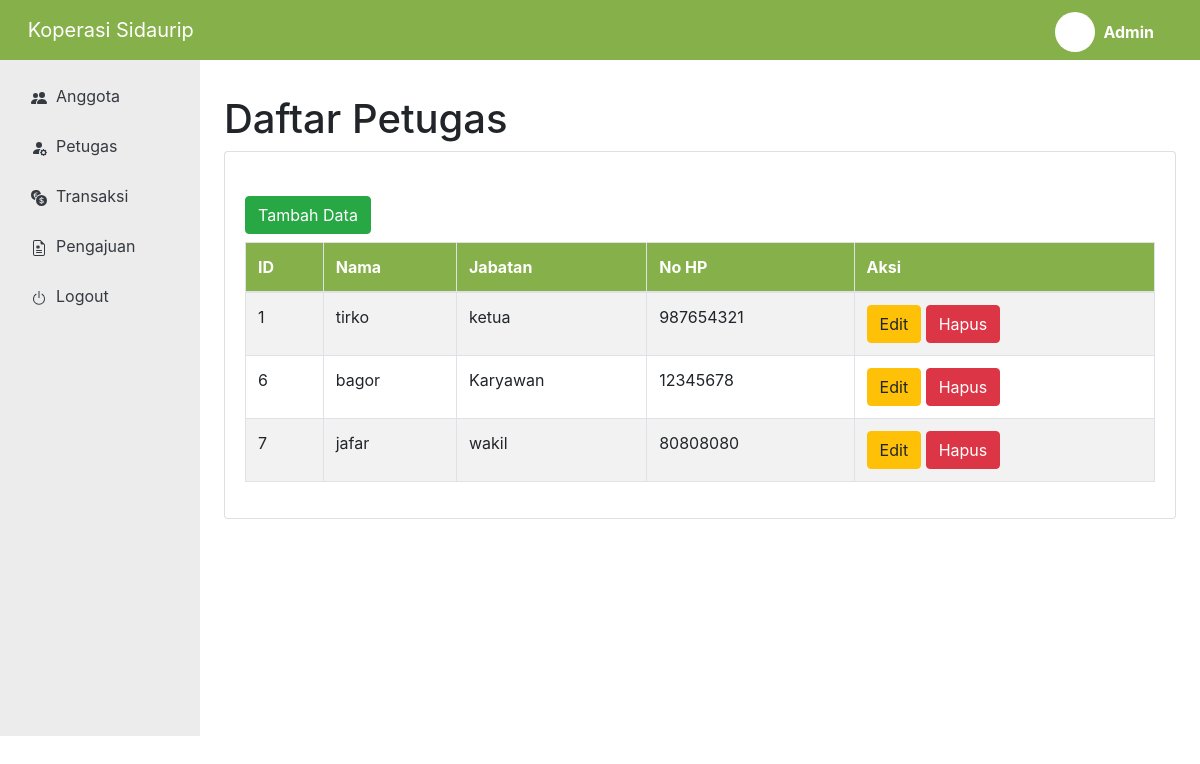
The page /views/admin/petugas/index.php on the database its author committed.
### tables this page shows
CREATE TABLE `petugas` (
  `id_petugas` int NOT NULL,
  `nama_petugas` varchar(50) NOT NULL,
  `jabatan` varchar(50) NOT NULL,
  `no_hp` int NOT NULL
);

### controllers/petugasController.php (called while the page is built, shortened)
<?php
include_once '../../../models/petugas.php';
class petugasController
{
    private $model;
    public function __construct($db)
    {
        $this->model = new petugas($db);
    }
    public function getAllpetugas()
    {
        return $this->model->getAllpetugas();
    }
}

### models/petugas.php (called while the page is built, shortened)
<?php
class petugas
{
    private $koneksi;
    public function __construct($db)
    {
        $this->koneksi = $db;
    }
    public function getAllpetugas()
    {
        $query = "SELECT * FROM  petugas";
        $result = mysqli_query($this->koneksi, $query);
        return $result;
    }
}

### views/admin/petugas/index.php (the view, shortened to what this page needs)
<?php
include_once '../../../config.php';
include_once '../../../controllers/petugasController.php';
$database = new database;
$db = $database->getKoneksi();
$petugasController = new petugasController($db);
$petugas = $petugasController->getAllpetugas();
?>
<?php include '../../../header_petugas.php'; ?>
<div class="pagetitle" style="margin-top: 10%;">
  <h1>Daftar Petugas</h1>
</div>
<section class="section dashboard">
  <div class="row">
    <div class="col-12">
      <div class="card recent-sales overflow-auto">
        <div class="card-body">
          <a href='tambah_petugas' class="btn btn-success mb-2 mt-4">Tambah Data</a>
          <table class="table table-bordered table-striped">
            <thead class="" style="background-color: #86b049; color: white; border-color: black;">
              <tr>
                <th scope="col">ID</th>
                <th scope="col">Nama</th>
                <th scope="col">Jabatan</th>
                <th scope="col">No HP</th>
                <th scope="col">Aksi</th>
              </tr>
            </thead>
            <tbody>
              <?php foreach ($petugas as $x) : ?>
                <tr>
                  <td>
                    <?= $x['id_petugas'] ?>
                  </td>
                  <td>
                    <?= $x['nama_petugas'] ?>
                  </td>
                  <td>
                    <?= $x['jabatan'] ?>
                  </td>
                  <td>
                    <?= $x['no_hp'] ?>
                  </td>
                  <td>
                    <a class="btn btn-warning" href="edit_petugas<?= $x['id_petugas']; ?>">Edit</a>
                    <a class="btn btn-danger" href="hapus_petugas<?= $x['id_petugas']; ?>" onclick="return confirm('Apakah anda ingin menghapus data ini')">Hapus</a>
                  </td>
                </tr>
              <?php endforeach; ?>
            </tbody>
          </table>
        </div>
      </div>
    </div>
  </div>
</section>
<?php include '../../../footer_petugas.php'; ?>

### rows shown on the page
petugas: id_petugas "1", nama_petugas "tirko", jabatan "ketua", no_hp "987654321"
petugas: id_petugas "6", nama_petugas "bagor", jabatan "Karyawan", no_hp "12345678"
petugas: id_petugas "7", nama_petugas "jafar", jabatan "wakil", no_hp "80808080"
